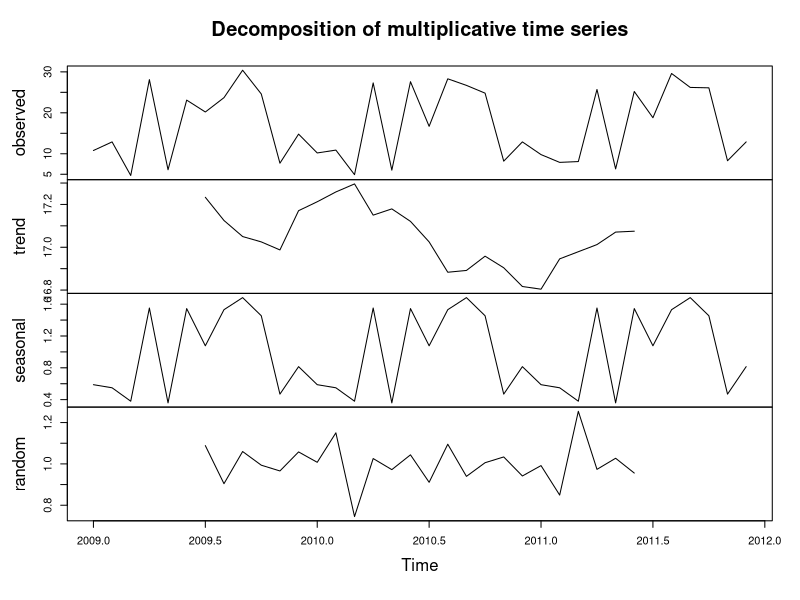

The R source for this figure:
# Zadanie.13
#
# Dostępny jest zbiór danych prezentujących liczbę małżeństw (v1). Prezentuje on dane za okres od stycznia
# 2009 do grudnia 2011. Dokonaj jego dekompozycji. Wybierz właściwy typ modelu wahań w czasie. Wykreśl
# wyniki. Odpowiedz na pytania:
#
# W których miesiącach jest najwyższy dodatni poziom wahań sezonowych, 
# a w których jest najniższy? Uzasadnij odpowiedź i zinterpretuj wyniki.
#  
# O ile procent w każdym miesiącu wskaźniki sezonowości odchylają się od średniej dla danego miesiąca?
#
# --------------------------------------------------------
# tu wpisz swój kod: 

v1 <-  c(10.8, 12.9, 4.7, 28.1, 6.1, 23.1, 20.2, 23.7, 30.4, 24.6, 7.7, 14.8,
         10.2, 10.9, 4.9, 27.3, 6.0, 27.6, 16.7, 28.3, 26.7, 24.8, 8.2, 12.9,
         9.8,  7.9, 8.1, 25.7, 6.3, 25.2, 18.8, 29.6, 26.2, 26.1, 8.3, 12.9)

# Dekompozycja szeregu czasowego
v1.ts <- ts(v1, start=c(2009,1), frequency=12) # podział wektora na time series po 12 elementów na rok
# Czytelne wyniki daje dekompozycja w modelu multiplikatywnym
v1.decomp <- decompose(v1.ts, type="multiplicative") # dekompozycja multiplikatywna
plot(v1.decomp) # wykres dekompozycji multiplikatywnej

str(v1.decomp) # struktura obiektu v1.decomp
# v1.decomp - wynik dekompozycji szeregu czasowego
v1.seasonal <- v1.decomp$seasonal
# Obliczenie średniej dla każdego miesiąca
v1.seasonal_mean <- tapply(v1.seasonal, cycle(v1.seasonal), mean) #tworzy tabelę z wartościami średnimi dla każdego miesiąca
print(v1.seasonal_mean) # wyświetla tabelę z wartościami średnimi dla każdego miesiąca
# Znalezienie miesiąca z najwyższym dodatnim poziomem wahań sezonowych
max_month <- which.max(v1.seasonal_mean)
# Znalezienie miesiąca z najniższym poziomem wahań sezonowych
min_month <- which.min(v1.seasonal_mean)
print(paste("Miesiąc z najwyższym dodatnim poziomem wahań sezonowych:", month.name[max_month]))
print(paste("Miesiąc z najniższym poziomem wahań sezonowych:", month.name[min_month]))

# Obliczenie odchylenia od średniej dla każdego miesiąca
print(v1.seasonal_mean) # wyświetla tabelę z wartościami średnimi dla każdego miesiąca
# Obliczenie procentowego odchylenia od średniej dla każdego miesiąca
v1.seasonal_mean_perc <- (v1.seasonal_mean - mean(v1.seasonal_mean)) / mean(v1.seasonal_mean) * 100
# Wyświetla tabelę z wartościami procentowymi odchylenia od średniej dla każdego miesiąca
print(v1.seasonal_mean_perc)
print(paste("Miesiąc z najwyższym dodatnim poziomem wahań sezonowych: ", month.name[max_month], "(", round(v1.seasonal_mean_perc[which.max(v1.seasonal_mean_perc)],1), "%)"))
print(paste("Miesiąc z najniższym poziomem wahań sezonowych: ", month.name[min_month], "(", round(v1.seasonal_mean_perc[which.min(v1.seasonal_mean_perc)],1), "%)"))


